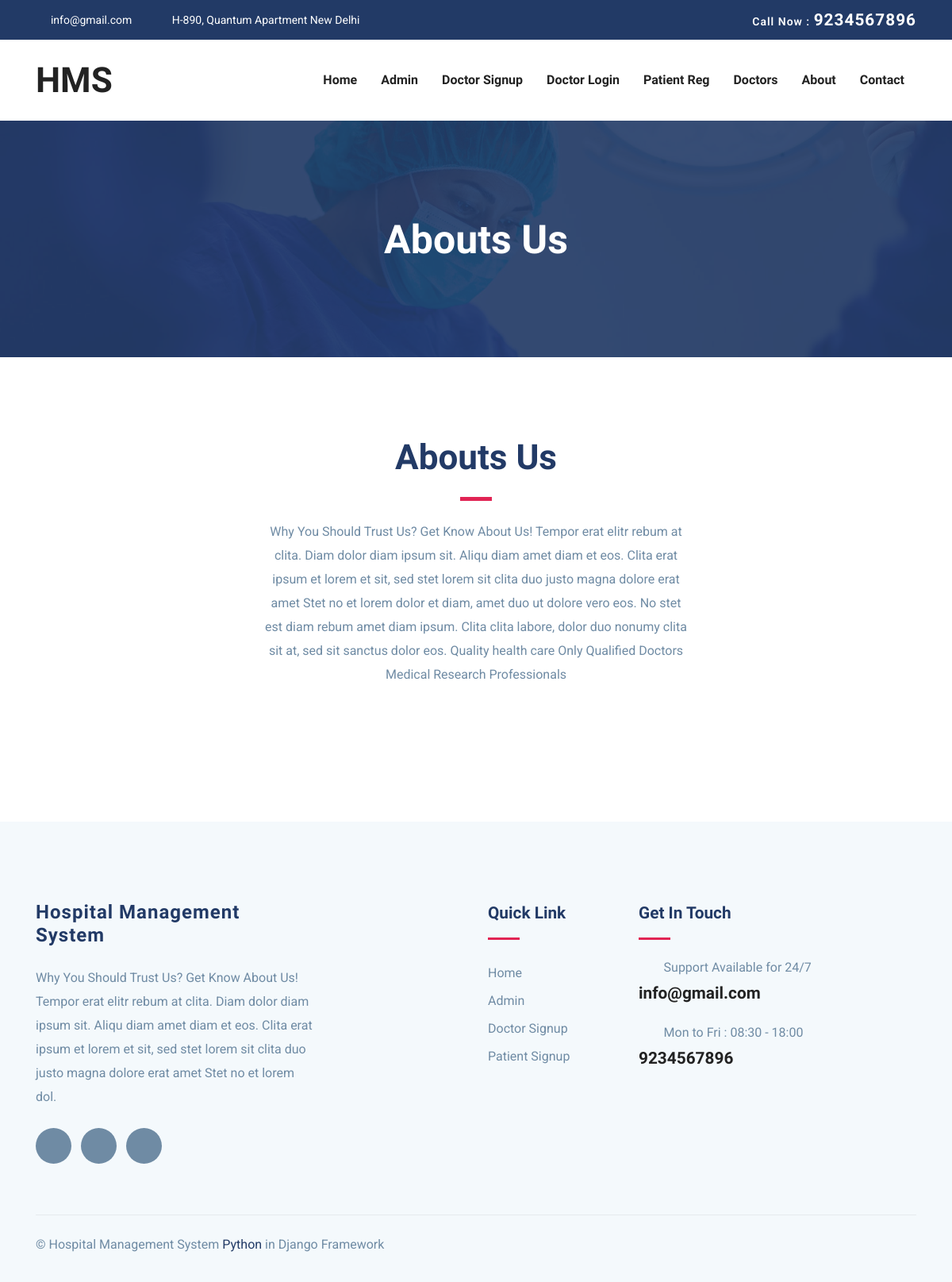
The page /Aboutus on the database its author committed.
### dasapp/models.py (models this page shows, shortened)
class Page(models.Model):
    pagetitle = models.CharField(max_length=250)
    address = models.CharField(max_length=250)
    aboutus = models.TextField()
    email = models.EmailField(max_length=200)
    mobilenumber = models.IntegerField(default=0)
    created_at = models.DateTimeField(auto_now_add=True)
    updated_at = models.DateTimeField(auto_now=True)

### docappsystem/userviews.py (the view)
# urls.py: path('Aboutus', userviews.Aboutus, name='aboutus'),
def Aboutus(request):
    first_page = Page.objects.first()
    context = {
    'page':first_page,
    }
    return render(request, 'aboutus.html',context)

### templates/aboutus.html (shortened to what this page needs)
{% extends 'userbase.html' %}
{% load static %}
{% block content %}
<section class="page-title bg-1">
    <div class="container">
      <div class="row">
        <div class="col-md-12">
          <div class="block text-center">
            <h1 class="text-capitalize mb-5 text-lg">Abouts Us</h1>
          </div>
        </div>
      </div>
    </div>
  </section>
  <section class="section doctors">
    <div class="container">
          <div class="row justify-content-center">
               <div class="col-lg-6 text-center">
                  <div class="section-title">
                      <h2>Abouts Us</h2>
                      <div class="divider mx-auto my-4"></div>
                      <p>{{page.aboutus}} </p>
                  </div>
              </div>
          </div>
    </div>
  </section>
{% endblock %}

### templates/userbase.html (shortened to what this page needs)
    {% load static %}
<!DOCTYPE html>
<html lang="zxx">
<head>
  <link rel="stylesheet" href="{% static 'assets1/plugins/bootstrap/css/bootstrap.min.css'%}">
  <link rel="stylesheet" href="{% static 'assets1/plugins/icofont/icofont.min.css'%}">
  <link rel="stylesheet" href="{% static 'assets1/plugins/slick-carousel/slick/slick.css'%}">
  <link rel="stylesheet" href="{% static 'assets1/plugins/slick-carousel/slick/slick-theme.css'%}">
  <link rel="stylesheet" href="{% static 'assets1/css/style.css'%}">
</head>
<body id="top">
	{% include 'userincludes/header.html' %}
    {% block content %}
    {% endblock %}
{% include 'userincludes/footer.html' %}
  </body>
  </html>

### templates/userincludes/header.html (shortened to what this page needs)
{% load static %}
    <header>
        <div class="header-top-bar">
            <div class="container">
                <div class="row align-items-center">
                    <div class="col-lg-6">
                        <ul class="top-bar-info list-inline-item pl-0 mb-0">
                            <li class="list-inline-item"><a href="mailto:support@gmail.com"><i class="icofont-support-faq mr-2"></i>{{page.email}}</a></li>
                            <li class="list-inline-item"><i class="icofont-location-pin mr-2"></i>{{page.address}} </li>
                        </ul>
                    </div>
                    <div class="col-lg-6">
                        <div class="text-lg-right top-right-bar mt-2 mt-lg-0">
                            <a href="tel:+23-345-67890" >
                                <span>Call Now : </span>
                                <span class="h4">{{page.mobilenumber}}</span>
                            </a>
                        </div>
                    </div>
                </div>
            </div>
        </div>
        <nav class="navbar navbar-expand-lg navigation" id="navbar">
            <div class="container">
                  <a class="navbar-brand" href="{% url 'index' %}">
                      <h2>HMS</h3>
                  </a>
              <div class="collapse navbar-collapse" id="navbarmain">
                <ul class="navbar-nav ml-auto">
                  <li class="nav-item active">
                    <a class="nav-link" href="{% url 'index' %}">Home</a>
                  </li>
                   <li class="nav-item"><a class="nav-link" href="{% url 'login' %}">Admin</a></li>
                    <li class="nav-item"><a class="nav-link" href="{% url 'docsignup' %}">Doctor Signup</a></li>
                    <li class="nav-item"><a href="{% url 'login' %}" class="nav-link">Doctor Login</a></li>
                    <li class="nav-item"><a href="{% url 'patreg' %}" class="nav-link">Patient Reg</a></li>
                    <li class="nav-item"><a class="nav-link" href="{% url 'doctor' %}">Doctors</a></li>
                    <li class="nav-item"><a class="nav-link" href="{% url 'aboutus' %}">About</a></li>
                   <li class="nav-item"><a class="nav-link" href="{% url 'contactus' %}">Contact</a></li>
                </ul>
              </div>
            </div>
        </nav>
    </header>

### templates/userincludes/footer.html (shortened to what this page needs)
{% load static %}
<footer class="footer section gray-bg">
	<div class="container">
		<div class="row">
			<div class="col-lg-4 mr-auto col-sm-6">
				<div class="widget mb-5 mb-lg-0">
					<div class="logo mb-4">
						<h3>Hospital Management System</h3>
					</div>
					<p>{{page.aboutus|slice:":250"}}.</p>
					<ul class="list-inline footer-socials mt-4">
						<li class="list-inline-item"><a href="https://www.facebook.com/themefisher"><i class="icofont-facebook"></i></a></li>
						<li class="list-inline-item"><a href="https://twitter.com/themefisher"><i class="icofont-twitter"></i></a></li>
						<li class="list-inline-item"><a href="https://www.pinterest.com/themefisher/"><i class="icofont-linkedin"></i></a></li>
					</ul>
				</div>
			</div>
			<div class="col-lg-2 col-md-6 col-sm-6">
				<div class="widget mb-5 mb-lg-0">
					<h4 class="text-capitalize mb-3">Quick Link</h4>
					<div class="divider mb-4"></div>
					<ul class="list-unstyled footer-menu lh-35">
						<li><a href="{% url 'index' %}">Home </a></li>
						<li><a href="{% url 'login' %}">Admin</a></li>
						<li><a href="{% url 'docsignup' %}">Doctor Signup</a></li>
						<li><a href="{% url 'patreg' %}">Patient Signup</a></li>
					</ul>
				</div>
			</div>
			<div class="col-lg-4 col-md-6 col-sm-6">
				<div class="widget widget-contact mb-5 mb-lg-0">
					<h4 class="text-capitalize mb-3">Get in Touch</h4>
					<div class="divider mb-4"></div>
					<div class="footer-contact-block mb-4">
						<div class="icon d-flex align-items-center">
							<i class="icofont-email mr-3"></i>
							<span class="h6 mb-0">Support Available for 24/7</span>
						</div>
						<h4 class="mt-2"><a href="tel:+23-345-67890">{{page.email}}</a></h4>
					</div>
					<div class="footer-contact-block">
						<div class="icon d-flex align-items-center">
							<i class="icofont-support mr-3"></i>
							<span class="h6 mb-0">Mon to Fri : 08:30 - 18:00</span>
						</div>
						<h4 class="mt-2"><a href="tel:+23-345-67890">{{page.mobilenumber}}</a></h4>
					</div>
				</div>
			</div>
		</div>
		<div class="footer-btm py-4 mt-5">
			<div class="row align-items-center justify-content-between">
				<div class="col-lg-6">
					<div class="copyright">
						&copy; Hospital Management System <span class="text-color">Python</span> in Django Framework
					</div>
				</div>
			</div>
		</div>
	</div>
</footer>

### static/assets1/css/style.css (style rules this page uses)
html { overflow-x: hidden; }
body { line-height: 1.6; font-family: "Roboto", sans-serif; -webkit-font-smoothing: antialiased; font-size: 16px; color: #6F8BA4; font-weight: 400; }
h1, .h1, h2, .h2, h3, .h3, h4, .h4, h5, .h5, h6, .h6 { font-family: "Exo", sans-serif; font-weight: 700; color: #222; }
h1, .h1 { font-size: 2.5rem; }
h2, .h2 { font-size: 44px; }
h3, .h3 { font-size: 1.5rem; }
h4, .h4 { font-size: 1.3rem; line-height: 30px; }
h6, .h6 { font-size: 1rem; }
p { line-height: 30px; }
.section { padding: 100px 0; }
.text-lg { font-size: 3.75rem; }
a { color: #222; text-decoration: none; transition: all .35s ease; }
.page-title { padding: 120px 0px 70px 0px; position: relative; }
.page-title .block h1 { color: #fff; }
.section-title { margin-bottom: 70px; }
.section-title h2 { color: #223a66; }
.text-lg { font-size: 50px; }
.gray-bg { background: #f4f9fc; }
#navbarmain { padding: 20px 0px; }
#navbarmain .nav-link { font-weight: 600; padding: 10px 15px; color: #222; font-family: "Exo", sans-serif; text-transform: capitalize; font-size: 16px; transition: all .25s ease; }
.navbar-brand { margin-top: 10px; }
.header-top-bar { background: #223a66; font-size: 14px; padding: 10px 0px; box-shadow: 0 1px 2px rgba(0, 0, 0, 0.05); color: #fff; }
.top-bar-info li a { color: #fff; margin-right: 20px; }
.top-right-bar a span { color: #fff; font-weight: 600; letter-spacing: 1px; }
.bg-1 { background: url("../images/bg/22.jpg") no-repeat 50% 50%; background-size: cover; position: relative; }
.text-color { color: #223a66; }
.divider { width: 40px; height: 5px; background: #e12454; }
.lh-35 { line-height: 35px; }
.footer { padding-bottom: 10px; }
.logo { font-weight: 600; letter-spacing: 1px; }
.logo h3 { color: #223a66; }
.widget .divider { height: 3px; }
.widget h4 { color: #223a66; }
.widget .footer-menu a { color: #6F8BA4; }
.footer-contact-block span { font-weight: 400; color: #6F8BA4; }
.footer-contact-block i { font-size: 20px; }
.footer-btm { border-top: 1px solid rgba(0, 0, 0, 0.06); }
.footer-socials li a { width: 45px; height: 45px; background: #6F8BA4; color: #fff; display: inline-block; text-align: center; border-radius: 100%; padding-top: 12px; }

### rows shown on the page
Page: email "info@gmail.com", address "H-890, Quantum Apartment New Delhi", mobilenumber "9234567896", aboutus "Why You Should Trust Us? Get Know About Us! Tempor erat elitr rebum at clita. Diam dolor diam ipsum sit. Aliqu diam amet diam et eos. Clita erat ipsum et lorem et sit, sed stet lorem sit clita duo justo magna dolore erat amet Stet no et lorem dolor et diam, amet duo ut dolore vero eos. No stet est diam rebum amet diam ipsum. Clita clita labore, dolor duo nonumy clita sit at, sed sit sanctus dolor eos. Quality health care Only Qualified Doctors Medical Research Professionals", aboutus "Why You Should Trust Us? Get Know About Us! Tempor erat elitr rebum at clita. Diam dolor diam ipsum sit. Aliqu diam amet diam et eos. Clita erat ipsum et lorem et sit, sed stet lorem sit clita duo justo magna dolore erat amet Stet no et lorem dol"
